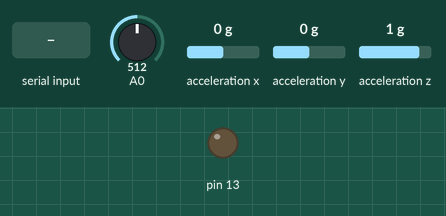
Simulated run of this sketch. Board: Arduino Uno, built with avr-gcc and run on an emulated ATmega328P. On the bench: output pins drawn as LEDs (lit = HIGH). The inputs (shaded band) are chosen by the test bench; at power-on: acceleration x 0 g, A0 = 512, acceleration y 0 g, acceleration z 1 g. What the sketch prints to the serial monitor is not drawn.

Above: at 1.0 s.
1.1 s: "1" received over Serial
3.9 s: acceleration x set to -1.4 g
6.9 s: acceleration x set to -0.8 g
8.4 s: A0 set to 107
11.4 s: A0 set to 89
14.4 s: acceleration y set to -1.4 g
Timing chart, 0 to 17.4 s (numbered marks = the images above; inputs shaded):
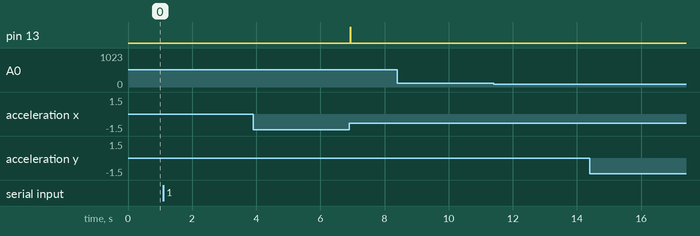

The sketch:

arduino_0719.ino
```cpp
#include <ADXL345.h>
ADXL345 adxl;

int Xaxis;
int Yaxis;
float del;
float f;
float d;

int x, y, z;
int a;
float xtoy;

int sensor0;

void setup() {
  // put your setup code here, to run once:
  Serial.begin(9600);
  adxl.powerOn();
  Yaxis = 0;
  while( Serial.available() <= 0)
  {
    Serial.println("no data");
    delay(1000);
  }

  pinMode(13,OUTPUT);
}

void loop() {
  // put your main code here, to run repeatedly:
  if(Serial.available() > 0)
  {
    //if(Serial.read() =='a')
     //{

        adxl.readXYZ(&x, &y, &z);

        f = sqrt(sq(Xaxis-x)+sq(Yaxis-y));
        del = map(f,0,230,500,10);
        xtoy = atan2(x, y) / 3.14 * 180.0 ;

        Xaxis = x;
        Yaxis = y;
        //傾きセンサー

        sensor0 = analogRead(0);

        //送信用文字列
        Serial.print("Data");
        Serial.print(",");
        Serial.print(y);
        Serial.print(",");
        Serial.print(x);
        Serial.print(",");
        Serial.print(sensor0);
        Serial.print(",");
        Serial.print(f);
        Serial.print(",");
        Serial.println(xtoy);

        d = floor(f);

        if(d>20){
      digitalWrite(13,HIGH);
    }
    else{
     digitalWrite(13,LOW);
    }


    // }
  }
  delay(10);

}
```

Measured:
- after the input at 3.9 s, every drawn part: stays the same
- after the input at 6.9 s, pin 13: LOW → HIGH at once, → LOW 0.03 s later
- after the input at 8.4 s, every drawn part: stays the same
- after the input at 11.4 s, every drawn part: stays the same
- after the input at 14.4 s, every drawn part: stays the same
